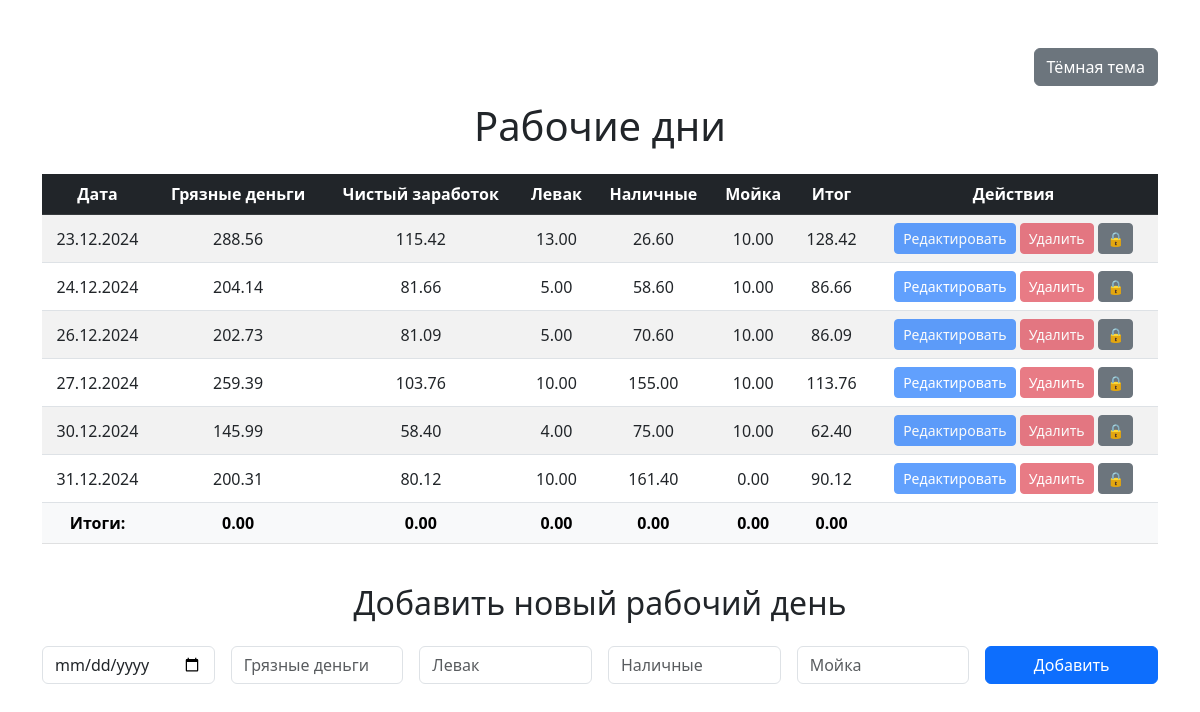
The app's page /work_days with its own data.
### models.py (models this page shows)
class WorkDay(db.Model):
    id = db.Column(db.Integer, primary_key=True)
    date = db.Column(db.Date, nullable=False)
    gross_income = db.Column(db.Float, nullable=False, default=0.0)  # Грязные деньги
    net_income = db.Column(db.Float, nullable=False, default=0.0)  # Чистый заработок (рассчитывается автоматически)
    extra_income = db.Column(db.Float, nullable=False, default=0.0)
    cash_income = db.Column(db.Float, nullable=False, default=0.0)
    car_wash_expenses = db.Column(db.Float, nullable=False, default=0.0)
    total = db.Column(db.Float, nullable=False, default=0.0)  # Итог за день

### app.py (the view, shortened to what this page needs)
@app.route('/work_days', methods=['GET', 'POST'])
def work_days():
    work_days = WorkDay.query.order_by(WorkDay.date).all()
    for work_day in work_days:
        work_day.formatted_date = work_day.date.strftime('%d.%m.%Y')
    return render_template('work_days.html', work_days=work_days)

### templates/work_days.html (shortened to what this page needs)
<!DOCTYPE html>
<html lang="ru">
<head>
    <link href="https://cdn.jsdelivr.net/npm/bootstrap@5.3.0-alpha3/dist/css/bootstrap.min.css" rel="stylesheet">
    <link rel="stylesheet" href="https://cdn.jsdelivr.net/npm/sweetalert2@11.5.0/dist/sweetalert2.min.css">
    <link rel="stylesheet" href="{{ url_for('static', filename='css/style.css') }}">
    <link rel="stylesheet" href="{{ url_for('static', filename='css/dark-theme.css') }}">
</head>
<body id="app-body" data-bs-theme="light">
    <div class="container my-5">
        <div class="d-flex justify-content-end mb-3">
            <button id="theme-toggle" class="btn btn-secondary">Тёмная тема</button>
        </div>
        <h1 class="text-center mb-4">Рабочие дни</h1>
        <div class="table-responsive">
            <table class="table table-striped table-hover text-center align-middle">
                <thead class="table-dark">
                    <tr>
                        <th>Дата</th>
                        <th>Грязные деньги</th>
                        <th>Чистый заработок</th>
                        <th>Левак</th>
                        <th>Наличные</th>
                        <th>Мойка</th>
                        <th>Итог</th>
                        <th>Действия</th>
                    </tr>
                </thead>
                <tbody id="work-days-table">
                    {% for work_day in work_days %}
                    <tr data-id="{{ work_day.id }}">
                        <td>{{ work_day.formatted_date }}</td>
                        <td>{{ "%.2f"|format(work_day.gross_income) }}</td>
                        <td>{{ "%.2f"|format(work_day.net_income) }}</td>
                        <td>{{ "%.2f"|format(work_day.extra_income) }}</td>
                        <td>{{ "%.2f"|format(work_day.cash_income) }}</td>
                        <td>{{ "%.2f"|format(work_day.car_wash_expenses) }}</td>
                        <td>{{ "%.2f"|format(work_day.total) }}</td>
                        <td>
                            <button class="btn btn-primary btn-sm edit-btn" disabled>Редактировать</button>
                            <button class="btn btn-danger btn-sm delete-btn" disabled>Удалить</button>
                            <button class="btn btn-secondary btn-sm lock-btn" data-locked="true">🔒</button>
                        </td>
                    </tr>
                    {% endfor %}
                </tbody>
                <tfoot>
                    <tr class="table-light">
                        <th>Итоги:</th>
                        <th id="total-gross-income">0.00</th>
                        <th id="total-net-income">0.00</th>
                        <th id="total-extra-income">0.00</th>
                        <th id="total-cash-income">0.00</th>
                        <th id="total-car-wash-expenses">0.00</th>
                        <th id="total-total">0.00</th>
                        <th></th>
                    </tr>
                </tfoot>
            </table>
        </div>
        <h2 class="text-center my-4">Добавить новый рабочий день</h2>
        <form id="add-work-day-form" class="row g-3 justify-content-center">
            <div class="col-md-2"><input type="date" id="date" class="form-control" required></div>
            <div class="col-md-2"><input type="number" step="0.01" id="gross_income" class="form-control" placeholder="Грязные деньги" required></div>
            <div class="col-md-2"><input type="number" step="0.01" id="extra_income" class="form-control" placeholder="Левак" required></div>
            <div class="col-md-2"><input type="number" step="0.01" id="cash_income" class="form-control" placeholder="Наличные" required></div>
            <div class="col-md-2"><input type="number" step="0.01" id="car_wash_expenses" class="form-control" placeholder="Мойка" required></div>
            <div class="col-md-2"><button type="submit" class="btn btn-primary w-100">Добавить</button></div>
        </form>
    </div>
</body>
</html>

### records on screen
WorkDay: formatted_date "23.12.2024", gross_income "288.56", net_income "115.42", extra_income "13.00", cash_income "26.60", car_wash_expenses "10.00", total "128.42"
WorkDay: formatted_date "24.12.2024", gross_income "204.14", net_income "81.66", extra_income "5.00", cash_income "58.60", car_wash_expenses "10.00", total "86.66"
WorkDay: formatted_date "26.12.2024", gross_income "202.73", net_income "81.09", extra_income "5.00", cash_income "70.60", car_wash_expenses "10.00", total "86.09"
WorkDay: formatted_date "27.12.2024", gross_income "259.39", net_income "103.76", extra_income "10.00", cash_income "155.00", car_wash_expenses "10.00", total "113.76"
WorkDay: formatted_date "30.12.2024", gross_income "145.99", net_income "58.40", extra_income "4.00", cash_income "75.00", car_wash_expenses "10.00", total "62.40"
WorkDay: formatted_date "31.12.2024", gross_income "200.31", net_income "80.12", extra_income "10.00", cash_income "161.40", car_wash_expenses "0.00", total "90.12"
